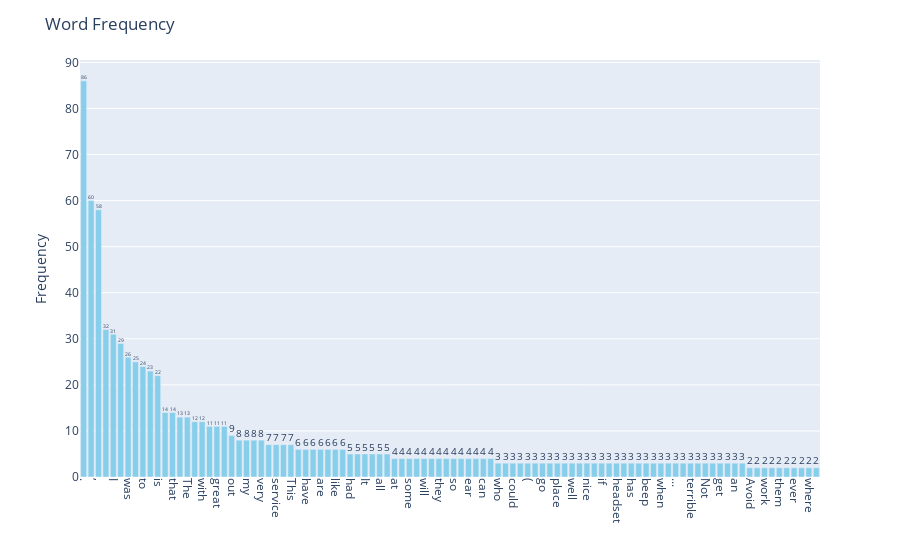

Notebook cell for this chart:
### Code cell
#2.
import pandas as pd
from nltk.tokenize import word_tokenize
from collections import Counter

# Tokenize the text into words
words = word_tokenize(combined_text)

# Count word frequencies
word_freq = Counter(words)

# Sort word frequencies in descending order
sorted_word_freq = dict(sorted(word_freq.items(), key=lambda x: x[1], reverse=True))

# Select top 100 most frequent words
top_100_words = dict(list(sorted_word_freq.items())[:100])

# Convert word frequency dictionary to DataFrame
word_freq_df = pd.DataFrame(list(top_100_words.items()), columns=['Word', 'Frequency'])

# Plot the top 100 most frequent words
import matplotlib.pyplot as plt

# plt.figure(figsize=(12, 6))
# plt.bar(word_freq_df['Word'], word_freq_df['Frequency'])
# plt.xlabel('Word')
# plt.ylabel('Frequency')
# plt.xticks(rotation=90)
# plt.title('Top 100 Most Frequent Words')
# plt.show() #文字雲
fig = px.bar(word_freq_df, x='Word', y='Frequency', text='Frequency')
fig.update_traces(marker_color='skyblue')
fig.update_xaxes(tickangle=90)
fig.update_layout(title='Word Frequency', xaxis_title='', yaxis_title='Frequency')
fig.show()

### Figure 1 — Plotly figure (JSON) as saved in the notebook; plotly's stock layout.template omitted (floating-point values rounded to 4 significant figures)
{"data": [{"alignmentgroup": "True", "hovertemplate": "Word=%{x}<br>Frequency=%{text}<extra></extra>", "legendgroup": "", "marker": {"color": "skyblue", "pattern": {"shape": ""}}, "name": "", "offsetgroup": "", "orientation": "v", "showlegend": false, "text": [86, 60, 58, 32, 31, 29, 26, 25, 24, 23, 22, 14, 14, 13, 13, 12, 12, 11, 11, 11, 9, 8, 8, 8, 8, 7, 7, 7, 7, 6, 6, 6, 6, 6, 6, 6, 5, 5, 5, 5, 5, 5, 4, 4, 4, 4, 4, 4, 4, 4, 4, 4, 4, 4, 4, 4, 3, 3, 3, 3, 3, 3, 3, 3, 3, 3, 3, 3, 3, 3, 3, 3, 3, 3, 3, 3, 3, 3, 3, 3, 3, 3, 3, 3, 3, 3, 3, 3, 3, 3, 2, 2, 2, 2, 2, 2, 2, 2, 2, 2], "textposition": "auto", "type": "bar", "x": [".", "the", ",", "and", "I", "a", "was", "of", "to", "it", "is", "!", "that", "not", "The", "this", "with", "good", "great", "in", "out", "but", "my", "for", "very", "n't", "service", "'s", "This", "phone", "have", "you", "are", "food", "like", "*", "had", "were", "It", "movie", "all", "film", "at", "from", "some", "be", "will", "would", "they", "about", "so", "things", "ear", "one", "can", "as", "who", "her", "could", "over", "(", "You", "go", "best", "place", "or", "well", "'re", "nice", "just", "if", "first", "headset", "up", "has", "every", "beep", "there", "when", "made", "...", "works", "terrible", "years", "Not", "absolutely", "get", "hours", "an", "excellent", "Avoid", "silent", "work", "does", "them", "under", "ever", "recommend", "where", ")"], "xaxis": "x", "y": [86, 60, 58, 32, 31, 29, 26, 25, 24, 23, 22, 14, 14, 13, 13, 12, 12, 11, 11, 11, 9, 8, 8, 8, 8, 7, 7, 7, 7, 6, 6, 6, 6, 6, 6, 6, 5, 5, 5, 5, 5, 5, 4, 4, 4, 4, 4, 4, 4, 4, 4, 4, 4, 4, 4, 4, 3, 3, 3, 3, 3, 3, 3, 3, 3, 3, 3, 3, 3, 3, 3, 3, 3, 3, 3, 3, 3, 3, 3, 3, 3, 3, 3, 3, 3, 3, 3, 3, 3, 3, 2, 2, 2, 2, 2, 2, 2, 2, 2, 2], "yaxis": "y"}], "layout": {"barmode": "relative", "legend": {"tracegroupgap": 0}, "margin": {"t": 60}, "title": {"text": "Word Frequency"}, "xaxis": {"anchor": "y", "domain": [0, 1], "tickangle": 90, "title": {"text": ""}}, "yaxis": {"anchor": "x", "domain": [0, 1], "title": {"text": "Frequency"}}}}
